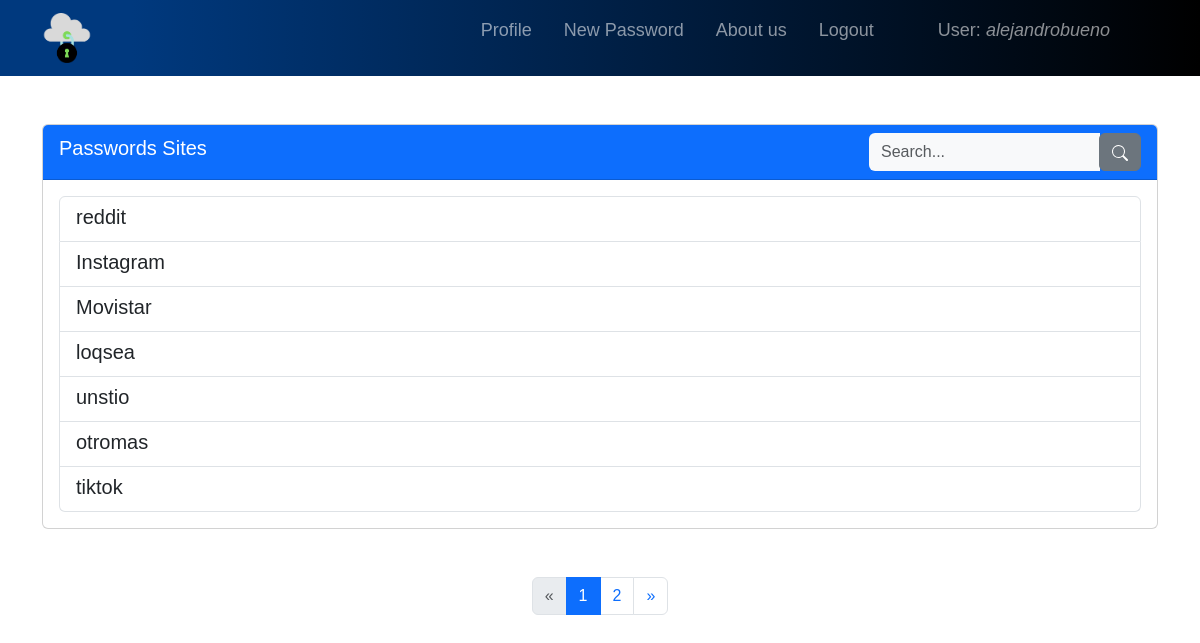
The page /home (signed in) on the database as committed earlier.
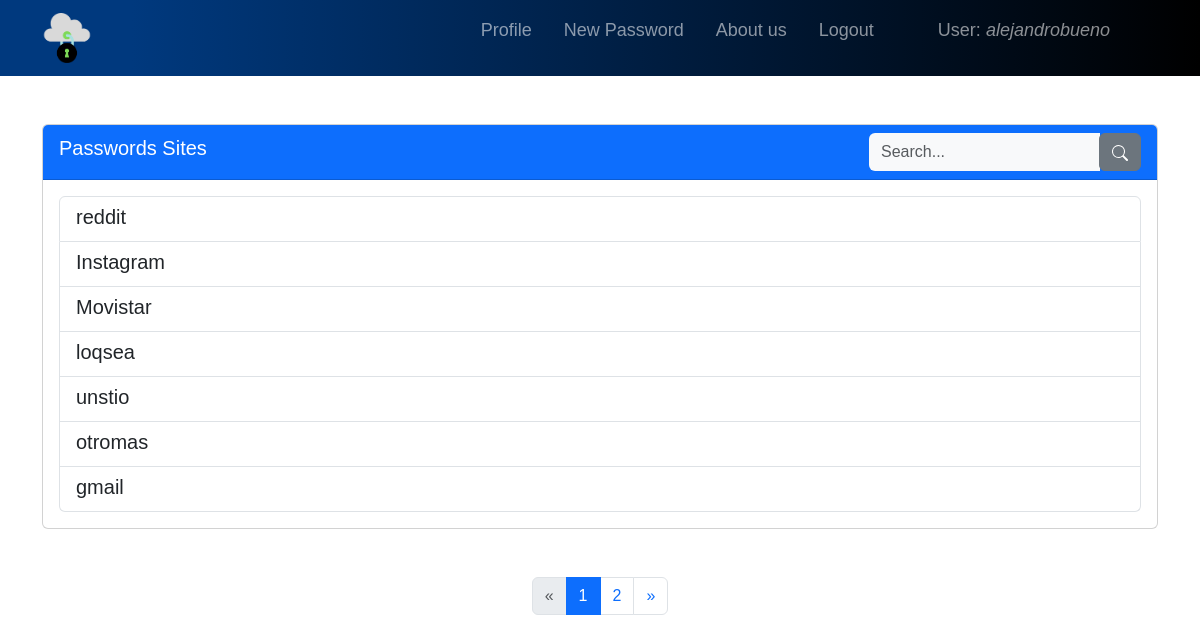
The same page on the database as committed later.
### core/models.py (models this page shows, shortened)
class Site(models.Model):
    user = models.ForeignKey(User, on_delete=models.CASCADE)
    website_name = models.CharField(max_length=50)
    website_link = models.CharField(max_length=200, null=True, blank=True)
    website_username = models.CharField(max_length=50)
    website_password = models.CharField(max_length=50)
    website_notes = models.CharField(max_length=200, null=True, blank=True)
    created = models.DateTimeField(auto_now_add=True)
    last_modified = models.DateTimeField(auto_now=True)
    class Meta:
        ordering = ['created']

### core/views.py (the view, shortened to what this page needs)
# urls.py: path('home', HomeListView.as_view(), name='home'),
@method_decorator(login_required, name='dispatch')
class HomeListView(ListView):
    model = Site
    paginate_by = 7
    template_name = 'core/home.html'
    context_object_name = 'sites'
    def get_queryset(self):
        user = self.request.user
        queryset = Site.objects.filter(user=user)
        return queryset

### core/templates/core/home.html (shortened to what this page needs)
{% extends 'core/base.html' %}
{% block content %}
{% if user.is_authenticated %}
  {% if sites %}
    <div class="container my-5">
    <div class="card">
        <div class="card-header bg-primary text-white d-flex justify-content-between align-items-center">
            <div>
            <h5 class="card-title">Passwords Sites</h5>
            </div>
      <form class="form-inline navbar-search" method="POST">
        <div class="input-group">
          <input type="text" class="form-control bg-light border-0 small" placeholder="Search..." name="search" value="{{ request.POST.search }}">
          <div class="input-group-append">
            <button class="btn btn-secondary" type="submit">
              <svg xmlns="http://www.w3.org/2000/svg" width="16" height="16" fill="currentColor" class="bi bi-search" viewBox="0 0 16 16">
              <path d="M11.742 10.344a6.5 6.5 0 1 0-1.397 1.398h-.001q.044.06.098.115l3.85 3.85a1 1 0 0 0 1.415-1.414l-3.85-3.85a1 1 0 0 0-.115-.1zM12 6.5a5.5 5.5 0 1 1-11 0 5.5 5.5 0 0 1 11 0"/>
                </svg>
            </button>
          </div>
        </div>
      </form>
        </div>
        <div class="card-body">
            <div class="list-group">
                {% for site in sites %}
                <a href="{% url 'site' site.id %}" class="list-group-item list-group-item-action">
                    <div class="d-flex w-100 justify-content-between">
                        <h5 class="mb-1">{{ site.website_name }}</h5>
                    </div>
                </a>
                {% endfor %}
            </div>
        </div>
    </div>
</div>
{% if is_paginated %}
  <nav aria-label="Page navigation">
    <ul class="pagination justify-content-center">
      {% if page_obj.has_previous %}
        <li class="page-item ">
          <a class="page-link" href="?page={{ page_obj.previous_page_number }}">&laquo;</a>
        </li>
      {% else %}
        <li class="page-item disabled">
          <a class="page-link" href="#" tabindex="-1">&laquo;</a>
        </li>
      {% endif %}
      {% for i in paginator.page_range %}
        <li class="page-item {% if page_obj.number == i %}active{% endif %}">
          <a class="page-link" href="?page={{ i }}">{{ i }}</a>
        </li>
      {% endfor %}
      {% if page_obj.has_next %}
        <li class="page-item ">
          <a class="page-link" href="?page={{ page_obj.next_page_number }}">&raquo;</a>
        </li>
      {% else %}
        <li class="page-item disabled">
          <a class="page-link" href="#" tabindex="-1">&raquo;</a>
        </li>
      {% endif %}
    </ul>
  </nav>
{% endif %}
  {% else %}
    <div class="container mt-5">
      <a href="{% url 'add' %}" class="btn btn-primary">Store your first password</a>
    </div>
  {% endif %}
{% else %}
<script>
      window.location.href = "{% url 'login' %}";
</script>
{% endif %}
{% endblock %}

### core/templates/core/base.html (shortened to what this page needs)
<!DOCTYPE html>
<html lang="en">
<head>
  {% load static %}
  <link href="https://cdn.jsdelivr.net/npm/bootstrap@5.3.3/dist/css/bootstrap.min.css" rel="stylesheet">
</head>
<body style="font-family: Verdana, Arial, sans-serif;">
  <nav class="navbar navbar-expand-lg navbar-dark bg-dark nav-menu">
    <div class="container">
      <a class="navbar-brand" href="{% url 'home' %}">
        <img src="{% static 'core/images/Password_Manager.png'%}" alt="Logo">
      </a>
      <div class="collapse navbar-collapse" id="navbarNav">
        <ul class="navbar-nav ms-auto">
          {% if not request.user.is_authenticated %}
          <li class="nav-item mx-2">
            <a class="nav-link" href="{% url 'login' %}">Login</a>
          </li>
          <li class="nav-item mx-2">
            <a class="nav-link" href="{% url 'signup' %}">Register</a>
          </li>
          <li class="nav-item mx-2">
            <a class="nav-link" href="{% url 'about' %}">About us</a>
          </li>
          {% else %}
          <li class="nav-item mx-2">
            <a class="nav-link" href="{% url 'profile' %}">Profile</a>
          </li>
          <li class="nav-item mx-2">
            <a class="nav-link" href="{% url 'add' %}">New Password</a>
          </li>
           <li class="nav-item mx-2">
            <a class="nav-link" href="{% url 'about' %}">About us</a>
          </li>
          <li class="nav-item mx-2">
            <form action="{% url 'logout' %}" method="post">
            <button type="submit" class="nav-link">Logout</button>
          </form>
          </li>
          <li class="nav-item mx-5">
            <p class="navbar-text">User: <i>{{ request.user.username }}</i></p>
          </li>
          {% endif %}
        </ul>
      </div>
    </div>
  </nav>
  {% block content %}{% endblock %}
</body>
</html>

### core/templates/core/base.html (style rules this page uses)
.navbar-brand img { max-height: 50px; }
ul { list-style-type: none; font-size: 18px; }
p { font-size: 18px; }
.nav-menu { background: rgb(0,57,126); background: linear-gradient(90deg, rgba(0,57,126,1) 11%, rgba(0,0,0,1) 100%); }

Rows that differ between the two databases and show on the page:
removed Site: website_name "tiktok"
now on this page (row unchanged): Site: website_name "gmail"
